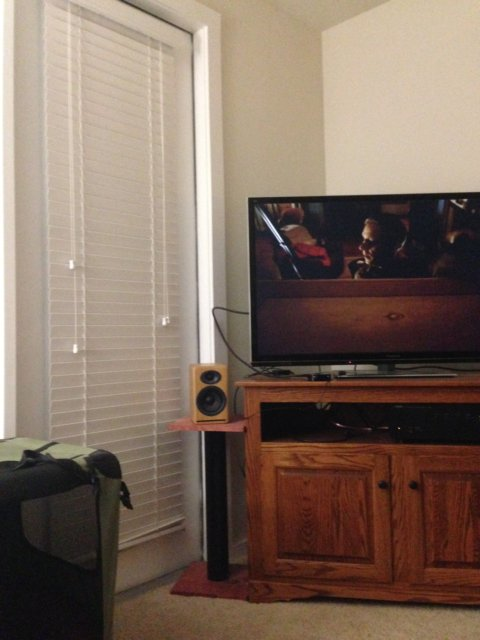
#> input picture inputs/room1.jpg, 480 x 640 px, found by its file name; its folder holds 4 pictures in this run
$ python stitch.py   (older library calls are emulated)
#> lines starting #> are read from the running program, lines starting #| are printed output that depends on the picture
### panorama.py
import numpy as np
import cv2

class Panaroma:
    def image_stitch(self, images, lowe_ratio=0.75, max_Threshold=4.0, match_status=False):
        (imageB, imageA) = images
        (key_points_A, features_of_A) = self.detect_feature_and_keypoints(imageA)
        (key_points_B, features_of_B) = self.detect_feature_and_keypoints(imageB)

        Values = self.match_keypoints(key_points_A, key_points_B, features_of_A, features_of_B, lowe_ratio, max_Threshold)
        if Values is None:
            return None

        (matches, Homography, status) = Values
        result_image = self.get_warp_perspective(imageA, imageB, Homography)
        result_image[0:imageB.shape[0], 0:imageB.shape[1]] = imageB

        if match_status:
            vis = self.draw_matches(imageA, imageB, key_points_A, key_points_B, matches, status)
            return result_image, vis

        return result_image


    def get_warp_perspective(self, imageA, imageB, Homography):
        val = imageA.shape[1] + imageB.shape[1]
        result_image = cv2.warpPerspective(imageA, Homography, (val, imageA.shape[0]))
        return result_image


    def detect_feature_and_keypoints(self, image):
        descriptors = cv2.SIFT_create()
        (keypoints, features) = descriptors.detectAndCompute(image, None)
        # we dont need directions
        keypoints = np.float32([i.pt for i in keypoints])
        return keypoints, features


    def get_all_possible_matches(self, featuresA, featuresB):
        # computes via euclidean distance
        match_instance = cv2.DescriptorMatcher_create("BruteForce")
        All_Matches = match_instance.knnMatch(featuresA, featuresB, 2)
        return All_Matches


    def get_all_valid_matches(self, AllMatches, lowe_ratio):
        valid_matches = []
        for val in AllMatches:
            if len(val) == 2 and val[0].distance < val[1].distance * lowe_ratio:
                valid_matches.append((val[0].trainIdx, val[0].queryIdx))
        return valid_matches


    def compute_homography(self, pointsA, pointsB, max_Threshold):
        return cv2.findHomography(pointsA, pointsB, cv2.RANSAC, max_Threshold)


    def match_keypoints(self, KeypointsA, KeypointsB, featuresA, featuresB, lowe_ratio, max_Threshold):
        all_matches = self.get_all_possible_matches(featuresA, featuresB)
        valid_matches = self.get_all_valid_matches(all_matches, lowe_ratio)

        if len(valid_matches) <= 4:
            return None

        points_A = np.float32([KeypointsA[i] for (_, i) in valid_matches])
        points_B = np.float32([KeypointsB[i] for (i, _) in valid_matches])
        (homography, status) = self.compute_homography(points_A, points_B, max_Threshold)
        return valid_matches, homography, status


    def get_image_dimension(self, image):
        return image.shape[:2]


    def get_points(self, imageA, imageB):
        (hA, wA) = self.get_image_dimension(imageA)
        (hB, wB) = self.get_image_dimension(imageB)
        vis = np.zeros((max(hA, hB), wA + wB, 3), dtype="uint8")
        vis[0:hA, 0:wA] = imageA
        vis[0:hB, wA:] = imageB
        return vis


    def draw_matches(self, imageA, imageB, KeypointsA, KeypointsB, matches, status):
        (hA, wA) = self.get_image_dimension(imageA)
        vis = self.get_points(imageA, imageB)

        for ((trainIdx, queryIdx), s) in zip(matches, status):
            if s == 1:
                ptA = (int(KeypointsA[queryIdx][0]), int(KeypointsA[queryIdx][1]))
                ptB = (int(KeypointsB[trainIdx][0]) + wA, int(KeypointsB[trainIdx][1]))
                cv2.line(vis, ptA, ptB, (0, 255, 0), 1)
        return vis

### stitch.py
from panorama import Panaroma
import imutils
import cv2
import os
import sys
from skimage.metrics import structural_similarity as compare_ssim

def compute_ssim(imageA, imageB):
    height = min(imageA.shape[0], imageB.shape[0])
    width = min(imageA.shape[1], imageB.shape[1])
    imageA = cv2.resize(imageA, (width, height))
    imageB = cv2.resize(imageB, (width, height))

    grayA = cv2.cvtColor(imageA, cv2.COLOR_BGR2GRAY)
    grayB = cv2.cvtColor(imageB, cv2.COLOR_BGR2GRAY)

    (score, _) = compare_ssim(grayA, grayB, full=True)
    return score

no_of_images = int(input("Number of images: "))
#> the answer given: 3
filename = []

for i in range(no_of_images):
    filename.append(input("Enter the %d image name along with path and extension: " % (i + 1)))
#> this loop made 3 passes; the answer given on pass 1: inputs/room1.jpg

images = []
for fname in filename:
    img_path = os.path.join(os.path.dirname(os.path.abspath(__file__)), "inputs", fname)
    print(f"[LOADING] {img_path}")
    img = cv2.imread(img_path)
#> img is the input picture: shape (640, 480, 3); mean B, G, R 95.3, 108.5, 127.8
    if img is None:
        print(f"[ERROR] Could not load image: {img_path}")
        sys.exit(1)
    images.append(img)

if no_of_images < 2:
    print("[ERROR] At least two images are required for stitching.")
    sys.exit(1)

panorama = Panaroma()
(result, matched_points) = panorama.image_stitch([images[no_of_images - 2], images[no_of_images - 1]], match_status=True)
#> in detect_feature_and_keypoints, `(keypoints, features) = descriptors.detectAndCompute(image, None)`: keypoints = 4970 keypoints; strongest (x, y, size): (44, 1407, 16.4), (969, 660, 6.3), (937, 1406, 50.1), (1059, 1303, 8.3)
#> in detect_feature_and_keypoints, `keypoints = np.float32([i.pt for i in keypoints])`: keypoints = 4970 pairs, first value 3 to 1263.9, second value 177.1 to 1515
#> in image_stitch, `(key_points_A, features_of_A) = self.detect_feature_and_keypoints(imag..`: key_points_A has the same summary as keypoints in detect_feature_and_keypoints
#> in detect_feature_and_keypoints (call 2), `(keypoints, features) = descriptors.detectAndCompute(image, None)`: keypoints = 429 keypoints; strongest (x, y, size): (17, 232, 3.8), (249, 251, 2.6), (231, 362, 1.9), (248, 227, 2.8)
#> in image_stitch, `(key_points_B, features_of_B) = self.detect_feature_and_keypoints(imag..`: key_points_B = 429 pairs, first value 3.79 to 474.6, second value 139.7 to 621.7
#> in get_all_possible_matches, `All_Matches = match_instance.knnMatch(featuresA, featuresB, 2)`: All_Matches = 4970 matches
#> after the loop in get_all_valid_matches, `for val in AllMatches:`: valid_matches = 58 pairs, first value 1 to 395, second value 342 to 4857
#> in match_keypoints, `points_A = np.float32([KeypointsA[i] for (_, i) in valid_matches])`: points_A = 58 pairs, first value 88.17 to 1232, second value 192.9 to 1511.9
#> in match_keypoints, `points_B = np.float32([KeypointsB[i] for (i, _) in valid_matches])`: points_B = 58 pairs, first value 4.44 to 414.4, second value 205.1 to 618
#> in match_keypoints, `(homography, status) = self.compute_homography(points_A, points_B, max..`: homography = [[-0.273, -0.0107, 346.9], [-0.281, -0.00557, 354.6], [-0.000833, 4.84e-05, 1]]; status = 58 values, max 1 at index 12, min 0 at index 0, mean 0.155
#> in image_stitch, `(matches, Homography, status) = Values`: matches has the same summary as valid_matches in get_all_valid_matches; Homography has the same summary as homography in match_keypoints
#> in image_stitch, `result_image[0:imageB.shape[0], 0:imageB.shape[1]] = imageB`:
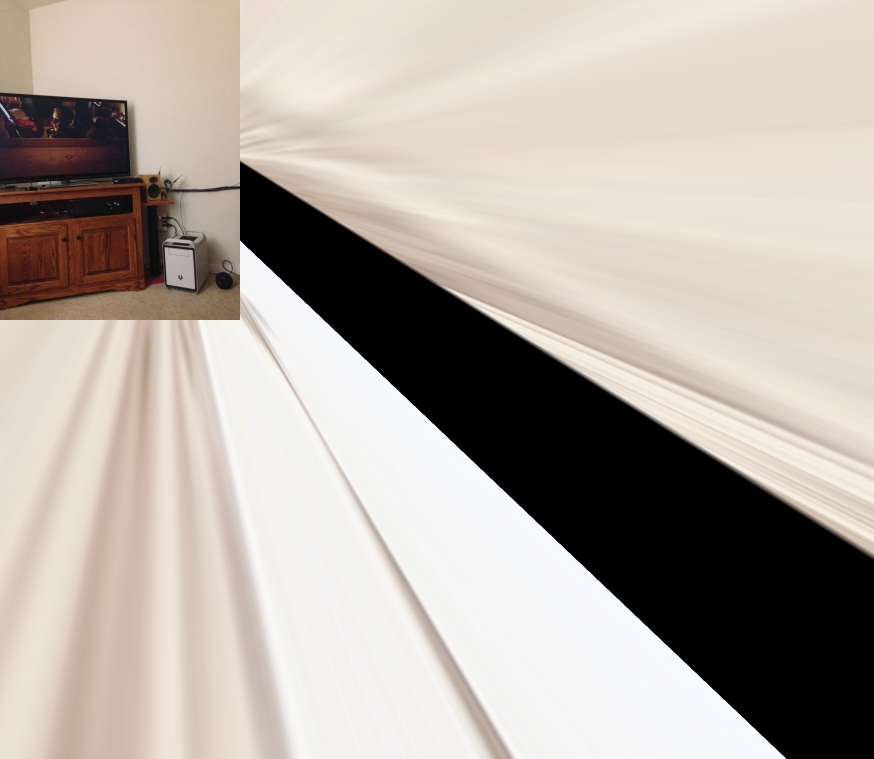
#> result_image: shape (1518, 1747, 3) (shown at 1/2 size); mean B, G, R 165.3, 173.2, 181.9
#> in draw_matches, `(hA, wA) = self.get_image_dimension(imageA)`: hA = 1518; wA = 1267
#> in get_points, `(hA, wA) = self.get_image_dimension(imageA)`: hA = 1518; wA = 1267
#> in get_points, `(hB, wB) = self.get_image_dimension(imageB)`: hB = 640; wB = 480
#> in get_points, `vis[0:hB, wA:] = imageB`: vis: shape (1518, 1747, 3); mean B, G, R 159.5, 165.2, 170.4
#> the loop in draw_matches, `for ((trainIdx, queryIdx), s) in zip(matches, status):` made 58 passes
#> (trainIdx, queryIdx, s, ptA, ptB) on passes 13, 22, 25, 33, 35, 55, 56, 57, 58: (275, 2103, [1], (495, 1429), (1566, 317)), (365, 2472, [1], (573, 203), (1620, 362)), (365, 2530, [1], (583, 192), (1620, 362)), (275, 3076, [1], (716, 1194), (1566, 317)), (275, 3182, [1], (741, 1183), (1566, 317)), (387, 4826, [1], (1225, 673), (1653, 574)), (388, 4827, [1], (1225, 673), (1653, 574)), (240, 4856, [1], (1232, 725), (1520, 535)), (241, 4857, [1], (1232, 725), (1520, 535))
#> (trainIdx, queryIdx, s) on passes 1 to 6: (1, 342, [0]), (197, 591, [0]), (61, 611, [0]), (197, 797, [0]), (351, 821, [0]), (252, 1099, [0])
#> after the loop in draw_matches, `for ((trainIdx, queryIdx), s) in zip(matches, status):`:
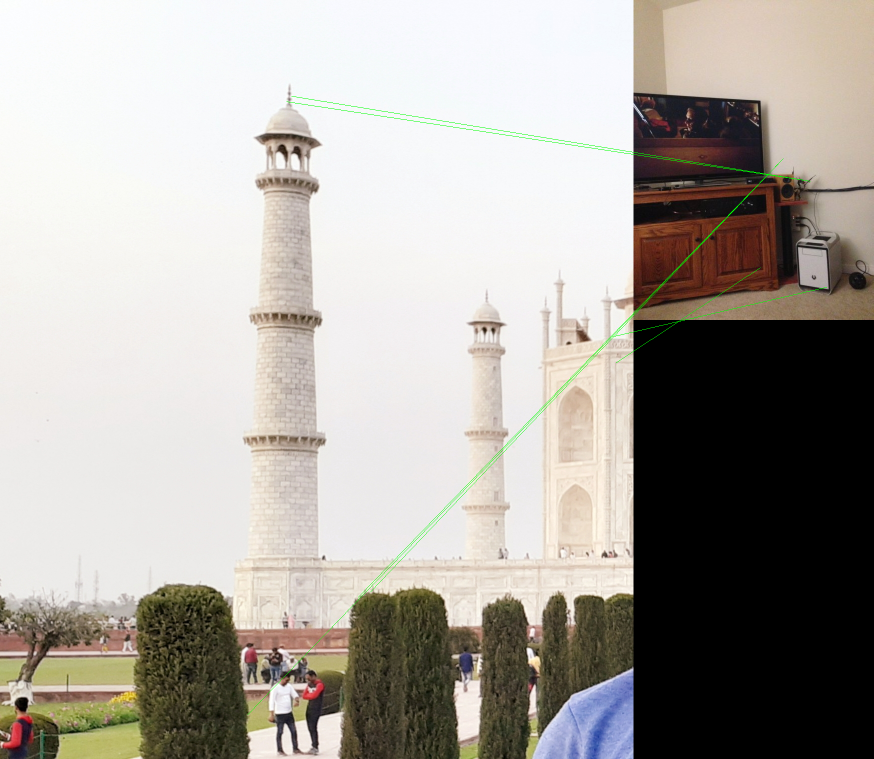
#> vis: shape (1518, 1747, 3) (shown at 1/2 size); mean B, G, R 159.2, 165.4, 170
for i in range(no_of_images - 2):
    (result, matched_points) = panorama.image_stitch([images[no_of_images - i - 3], result], match_status=True)
#> this loop made 1 pass
#> pass 1, in get_warp_perspective (call 2), `result_image = cv2.warpPerspective(imageA, Homography, (val, imageA.sh..`:
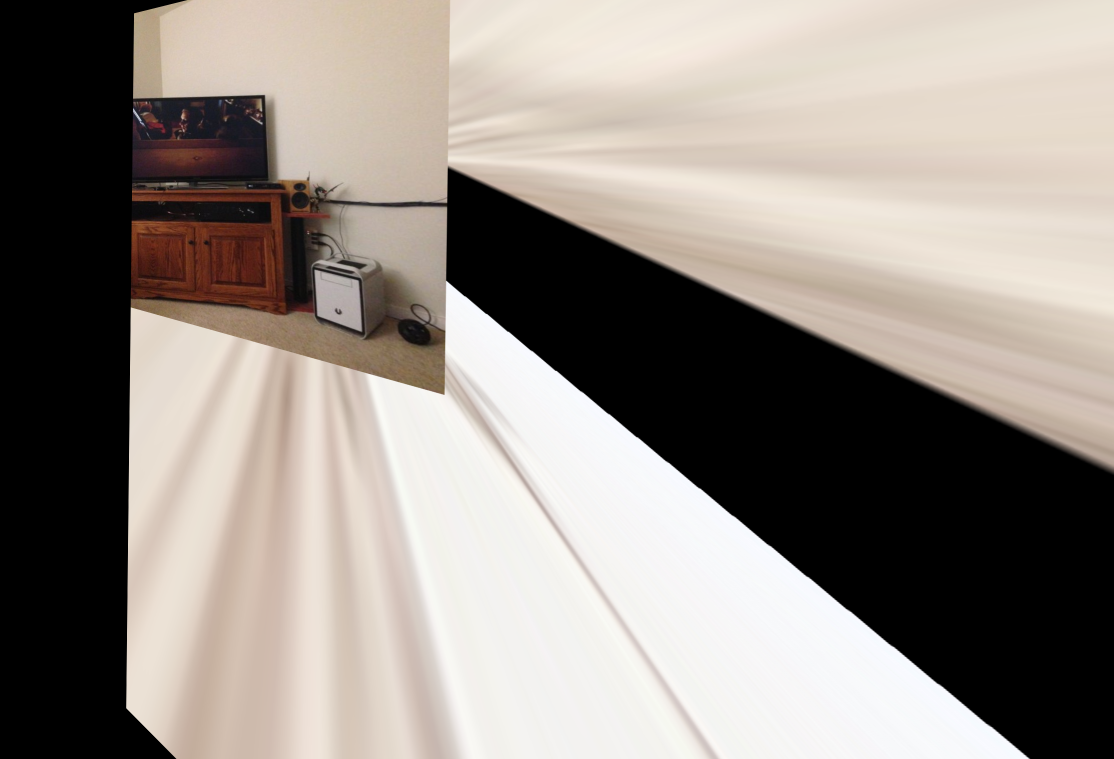
#> result_image: shape (1518, 2227, 3) (shown at 1/2 size); mean B, G, R 134.4, 141.2, 149
#> pass 1, in image_stitch (call 2), `vis = self.draw_matches(imageA, imageB, key_points_A, key_points_B, ma..`:
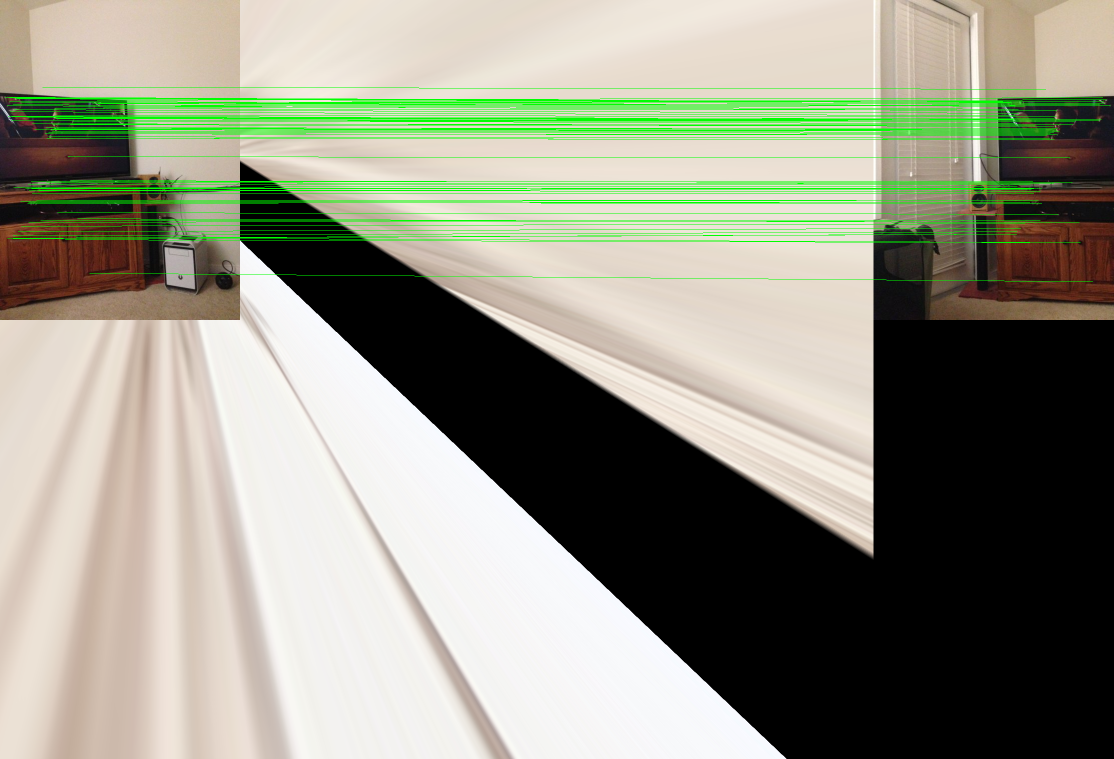
#> vis: shape (1518, 2227, 3) (shown at 1/2 size); mean B, G, R 132.4, 148.7, 147.5


print("[INFO] Stitching with OpenCV's default Stitcher...")
opencv_stitcher = cv2.Stitcher_create()
(status, stitched_opencv) = opencv_stitcher.stitch(images)
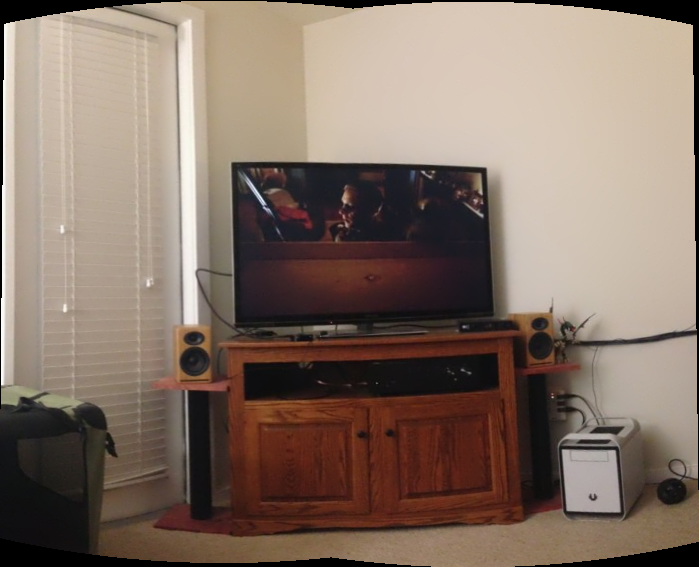
#> stitched_opencv: shape (567, 699, 3); mean of channels 0, 1, 2 102.5, 114.5, 132.5; drawn as B, G, R
#> status = 0

if status == cv2.Stitcher_OK:
    ssim_score = compute_ssim(result, stitched_opencv)
#> in compute_ssim, `grayA = cv2.cvtColor(imageA, cv2.COLOR_BGR2GRAY)`:
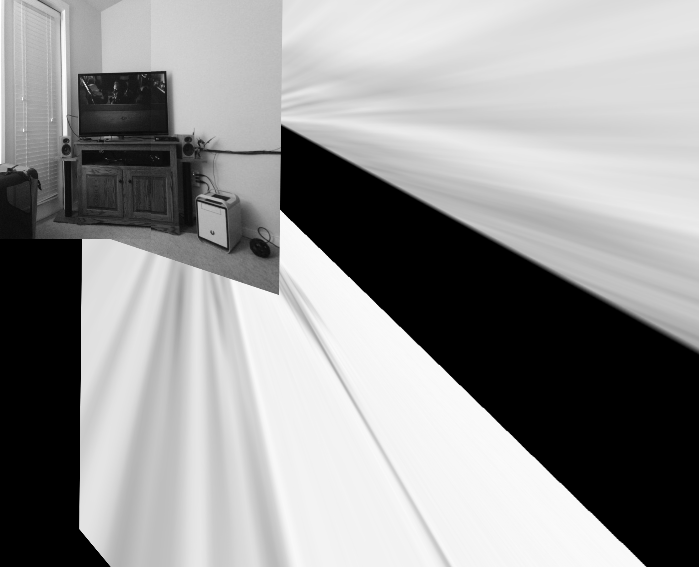
#> grayA: shape (567, 699); min 0, max 255, mean 149.2
#> in compute_ssim, `grayB = cv2.cvtColor(imageB, cv2.COLOR_BGR2GRAY)`:
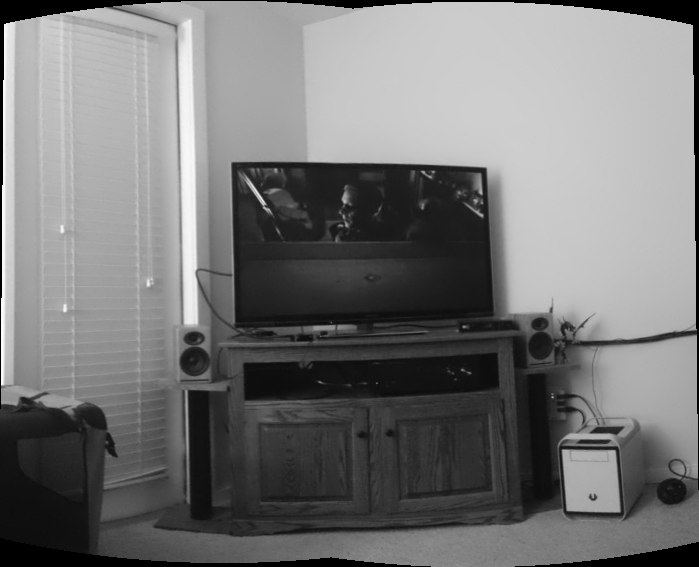
#> grayB: shape (567, 699); min 0, max 250, mean 118.5
#> in compute_ssim, `(score, _) = compare_ssim(grayA, grayB, full=True)`: score = 0.372
#> ssim_score = 0.372
    print(f"[INFO] SSIM between custom and OpenCV panorama: {ssim_score:.4f}")
#| [INFO] SSIM between custom and OpenCV panorama: 0.3723

    if not os.path.exists("output"):
        os.makedirs("output")

    cv2.imwrite("output/opencv_panorama.jpg", stitched_opencv)
else:
    print("[ERROR] OpenCV stitcher failed.")

cv2.imwrite("output/matched_points.jpg", matched_points)
cv2.imwrite("output/panorama_image.jpg", result)
